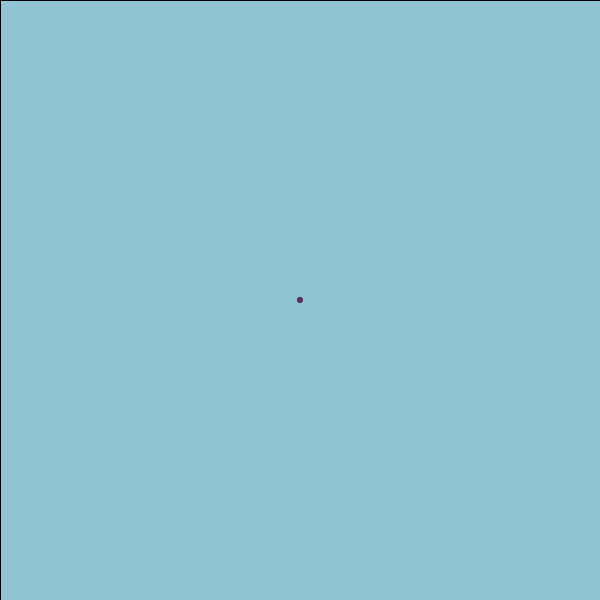
Frame 1 (no input)
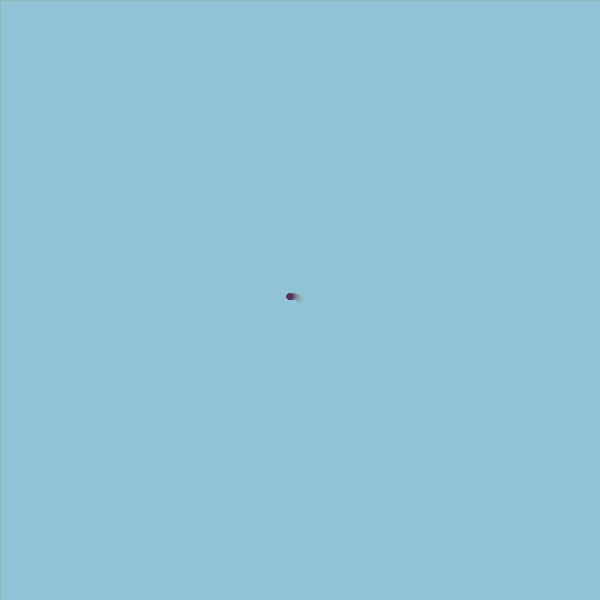
Frame 60 (the mouse pressed at the canvas centre just before this capture)
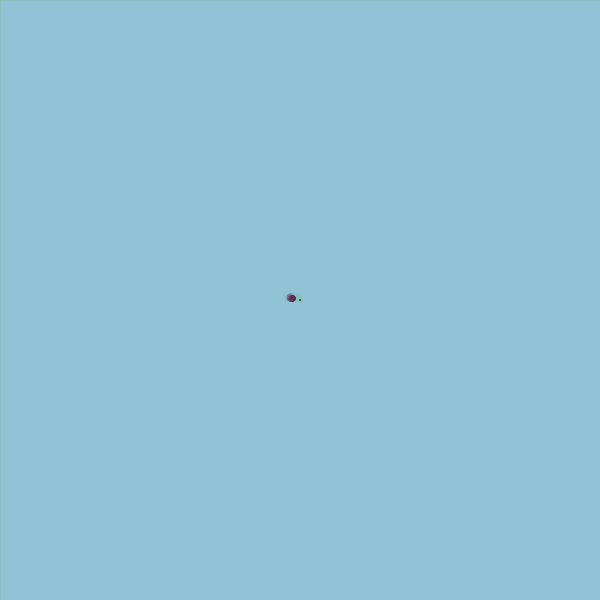
Frame 120 (the mouse held since frame 60 and released just before this capture)

The Processing sketch that drew these frames (run headless with seeded random() and noise(); from frame 60 on, the mouse is pressed at the canvas centre):

// Processing sketch: bichitos
// ── bichitos.pde
ArrayList bichitos, comidas;
color celeste = color(145, 195, 215);

void setup() {
  size(600, 600);
  smooth();
  background(celeste);

  //listas...
  bichitos = new ArrayList();
  comidas = new ArrayList();
  //agrega un solo bichito para empezar
  bichitos.add( new bichito(300, 300));
}
void draw() {
  //sobre escribe el fondo 
  fill(red(celeste), green(celeste), blue(celeste), 10);
  rect(0, 0, width, height);
  //actualiza la comida
  for (int i = 0; i < comidas.size();i++) {
    comida aux = (comida) comidas.get(i);
    aux.act();
  }
  //actualiza los bichos
  for (int i = 0; i < bichitos.size();i++) {
    bichito aux = (bichito) bichitos.get(i);
    aux.act();
    //mata a los bichos cuando se quedan sin comida
    if (aux.hambre < 0) {
      bichitos.remove(i);
      i--;
    }
    //hace que se separe en dos bichos cuando come mucho
    else if (aux.hambre > 1000) {
      bichitos.add(new bichito(aux.x,aux.y));
      bichitos.add(new bichito(aux.x,aux.y));
      bichitos.remove(i);
      i--;
    }
  }
}

void mousePressed() {
  //agrega comida con un click
  comidas.add(new comida(mouseX, mouseY));
}

class bichito {
  float x, y, ang, vel, posx[], posy[], hambre;
  color c = color(90, 47, 90);

  bichito(float nx, float ny) {
    x = nx;
    y = ny;
    ang = random(2*PI);
    vel = 0.2;
    hambre = 1000;
    //llena toda la lista de posiciones con el valor inicial
    posx = new float[10];
    posy = new float[10];
    for (int i = 0; i < 10; i++) {
      posx[i] = x;
      posy[i] = y;
    }
  }

  void act() {
    hambre--;
    noStroke();
    //este es el probisorio para buscar la comida mas cerca
    comida este = null;
    float mi = 1000;
    for (int i = 0; i < comidas.size(); i++) {
      comida aux = (comida) comidas.get(i);
      float dis = dist(aux.x, aux.y, x, y);
      //se fija si esta muy cerca y la come
      if (dis < 5) {
        hambre += aux.cant;
        comidas.remove(i);
        i--;
      }
      //si esta cerca acutaliza a este con el mas cerca
      else if (dis < 60) {
        if (dis < mi){
          mi = dis;
          este = aux;
        }
      }
    }
    //derifica si encontro comida cerca
    if (este != null) {
      float prob = atan2(este.y-y, este.x-x);
      if (prob < 0){
         prob += TWO_PI; 
      }
      ang = ang % (TWO_PI);
      if (ang < 0){
         ang += TWO_PI; 
      }
      prob = (prob + ang)/2;
      if (ang < prob) {
        ang += 0.2;
      }
      else {
        ang -= 0.2;
      }
    }
    //hace que el movimiento sea aleatorio
    ang += random(-0.1, 0.1);
    x += cos(ang) * vel;
    y += sin(ang) * vel;
    //crea el efecto de escenario interminable
    if (x < -5) {
      x = 605;
    }
    else if (x > 605) {
      x = -5;
    }
    if (y < -5) {
      y = 605;
    }
    else if (y > 605) {
      y = -5;
    }
    //grafica al bichito 
    for (int i = 1; i < 9; i++) {
      posx[i] = posx[i-1];
      posy[i] = posy[i-1];
      fill(red(c), green(c), blue(c), 255/i);
      ellipse(posx[i], posy[i], 6./i, 6./i);
    }
    posx[0] = x;
    posy[0] = y;
    fill(c);
    ellipse(x, y, 6, 6);
  }
}

class comida {
  float x, y, cant;
  color c =  color(70, 90, 40);

  comida(float nx, float ny) {
    x = nx;
    y = ny;
    cant = 1000;
  }

  void act() {
    fill(c);
    ellipse(x, y, 2, 2);
  }
}
